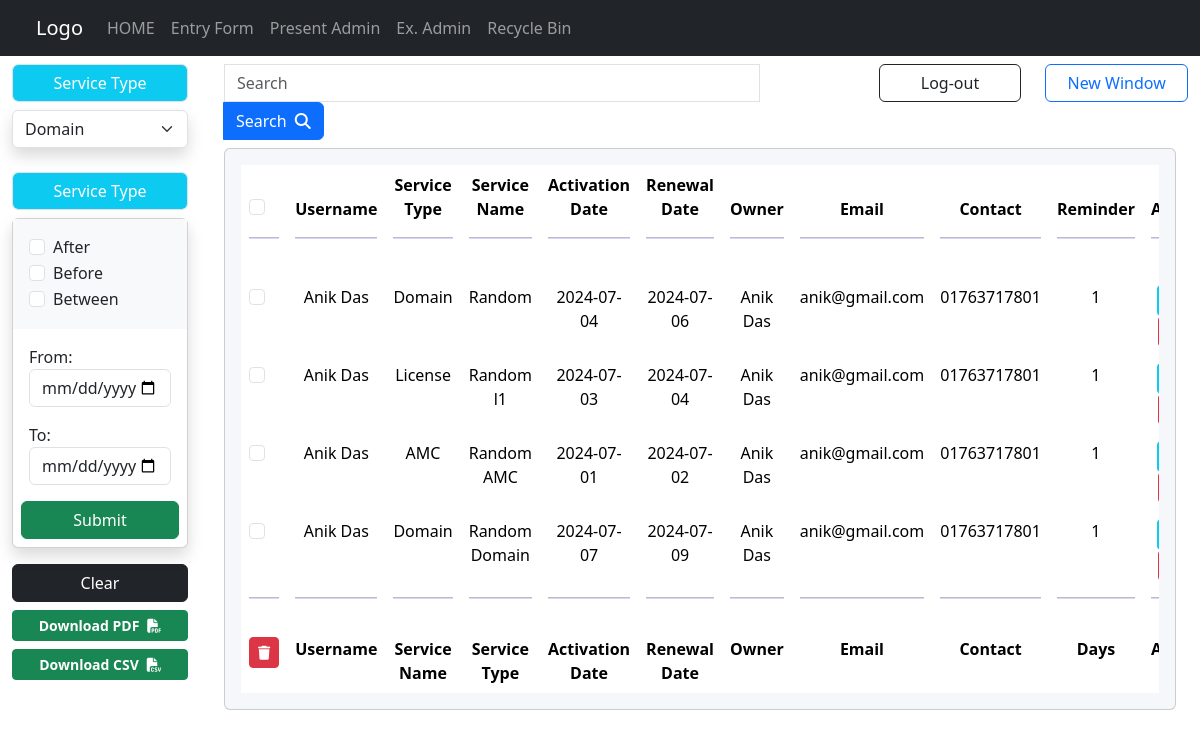
The page /collapsefunction/ (signed in) on the database its author committed.
### webapp/models.py (models this page shows, shortened)
class User(models.Model):
    id = models.AutoField(primary_key=True)
    name = models.CharField(max_length=255)
    service_name = models.CharField(max_length=255)
    service_type = models.CharField(max_length=255)
    active_date = models.CharField(max_length=255)
    renewal_date = models.CharField(max_length=255)
    owner = models.CharField(max_length=255)
    email = models.CharField(max_length=255)
    contact = models.CharField(max_length=255)
    days = models.CharField(max_length=255)

### webapp/views.py (the view)
# urls.py: path('collapsefunction/', views.collapsefunction, name='collapsefunction'),
@login_required(login_url='/signin/')
def collapsefunction(request):  # ============= Table View =============
    all_user = User.objects.all()
    context = {'userlist': all_user}
    return render(request, 'webapp/collapse.html', context)

### webapp/templates/webapp/collapse.html (shortened to what this page needs)
<!DOCTYPE html>
<html lang="en">
  <head>
    <link href="https://cdn.jsdelivr.net/npm/bootstrap@5.3.3/dist/css/bootstrap.min.css" rel="stylesheet" />
    <link rel="stylesheet" href="https://use.fontawesome.com/releases/v5.7.0/css/all.css" />
  </head>
    <body>
    {% include 'webapp/home_nav.html' %}
      <div class="container-fluid">
        <div class="row">
          <div class="col-md-2">
            {% include 'webapp/nav.html' %}
          </div>
          <div class="col-md-10 pt-2">
              <div class="row">
                <div class="col-md-8 ps-4 pb-2">
                  <form method="post" action="{% url 'table:table' %}">
                    <div class="input-group">
                      <div class="form-outline" data-mdb-input-init style="width:85%;">
                        <input type="search" placeholder="Search" class="form-control rounded-0" id="search_value" name="search_value" />
                      </div>
                      <button type="submit" class="btn btn-primary" data-mdb-ripple-init id="search" name="search" value="true">Search<i class="fas fa-search ps-2"></i></button>
                    </div>
                  </form>
                </div>
                <div class="col-md-2 pb-2">
                  <form method="post" action="{% url 'table:log_out' %}">
                      <button onclick="cookies()" type="submit" id="logout" name="logout" class="btn btn-outline-dark" style="width:100%;">Log-out</button>
                  </form>
                </div>
                <div class="col-md-2 pb-2">
                  <button onclick="domain_table_Function()" type="submit" style="width:100%;" class="btn btn-outline-primary" id="window_button" name="window_button" value="">New Window</button>
                </div>
              </div>
              {% include 'webapp/domain_table.html' %}
          </div>
        </div>
      </div>
    </body>
</html>

### webapp/templates/webapp/home_nav.html (shortened to what this page needs)
<nav class="navbar navbar-expand-sm bg-dark navbar-dark">
  <div class="container-fluid">
    <a class="navbar-brand ps-4" href="#">Logo</a>
    <div class="collapse navbar-collapse" id="collapsibleNavbar">
      <ul class="navbar-nav">
        <li class="nav-item">
          <a class="nav-link" href="/">HOME</a>
        </li>
        <li class="nav-item">
          <a class="nav-link" href="/display/">Entry Form</a>
        </li>
        <li class="nav-item">
          <a class="nav-link" href="/signin/">Present Admin</a>
        </li>
        <li class="nav-item">
          <a class="nav-link" href="/exadmin_signin/">Ex. Admin</a>
        </li>
        <li class="nav-item">
          <a class="nav-link" href="/recycle_signin/">Recycle Bin</a>
        </li>
      </ul>
    </div>
  </div>
</nav>

### webapp/templates/webapp/nav.html (shortened to what this page needs)
<section class="pt-2">
  <form method="post" action="{% url 'table:table' %}">
  <input class="form-control text-center bg-info" type="text" value="Service Type" style="width:100%; color:white;" readonly />
  <div data-mdb-input-init class="form-outline pt-2">
    <select class="form-select shadow" name="service_type" id="service_type" style="width:100%;">
      <option>Domain</option>
    </select>
  </div>
  <div id="date" class="pt-4">
    <div class="pb-2">
      <input class="form-control text-center bg-info" type="text" value="Service Type" style="width:100%; color:white;" readonly />
    </div>
    <section class="card shadow">
      <div class="card-body bg-light">
        <div class="form-check">
          <input onclick="domain_After_disableFunction()" class="form-check-input" value="true" type="checkbox" id="domain_After" name="domain_After" />
          <label class="form-check-label" for="domain_After">After</label>
        </div>
        <div class="form-check">
          <input onclick="domain_Before_disableFunction()" class="form-check-input" type="checkbox" value="" id="domain_Before" name="domain_Before"/>
          <label class="form-check-label" for="domain_Before">Before</label>
        </div>
        <div class="form-check">
          <input onclick="domain_Between_disableFunction()" class="form-check-input" type="checkbox" value="" id="domain_Between" name="domain_Between"/>
          <label class="form-check-label" for="domain_Between">Between</label>
        </div>
      </div>
      <label class="ps-3 pt-3">From:</label>
      <div class="md-form md-outline input-with-post-icon datepicker ps-3 pe-3">
        <input type="date" name="domain_active" id="domain_active_date" class="form-control" />
      </div>
      <label class="ps-3 pt-3">To:</label>
      <div class="md-form md-outline input-with-post-icon datepicker ps-3 pe-3">
        <input type="date" name="domain_renewal" id="domain_renewal_date" class="form-control" />
      </div>
      <div class="text-center p-2 pt-3">
        <button onclick="return display();" type="submit" style="width:100%;" data-mdb-button-init data-mdb-ripple-init class="btn btn-success" id="submit" name="table_submit">Submit</button>
      </div>
    </section>
  </div>
  <div class="pt-3">
  <button onclick="clear_cookies()" type="button" id="clear_all" class="btn btn-dark" style="width:100%">Clear</button>
    </div>
  </form>
    <div class="pt-2">
      <form method="post" action="{% url 'table:pdf' %}" target="_blank">
        <button onclick="pdf()" type="submit" class="btn btn-success btn-sm fw-bold" style="width:100%" name="pdf_button" id="pdf_button" value="true">
          Download PDF<i class="fa-solid fa-file-pdf ps-2"></i>
        </button>
      </form>
    </div>
  <div class="pt-2">
    <form method="post" action="{% url 'table:csv_file' %}">
      <button onclick="csv()" type="submit" class="btn btn-success btn-sm fw-bold" style="width:100%" name="csv_button" id="csv_button" value="true">Download CSV<i class="fa-solid fa-file-csv ps-2"></i></button>
    </form>
  </div>
</section>

### webapp/templates/webapp/domain_table.html (shortened to what this page needs)
<!DOCTYPE html>
<html lang="en">
  <head>
  </head>
    <body>
      <section class="intro">
        <div class="mask d-flex align-items-center h-100">
          <div class="container-fluid">
            <div class="row justify-content-center">
              <div class="col-12">
                <div class="card shadow-2-strong" style="background-color: #f5f7fa;">
                  <div class="card-body">
                    <div class="table-responsive">
                      <form id="myForm" method="post" action="{% url 'table:table_edit' %}">
                        <table class="table table-borderless mb-0 text-center">
                          <thead>
                            <tr>
                              <th scope="col">
                                <div class="form-check">
                                  <input class="form-check-input" type="checkbox" id="all_check" name="all_check" value="true" />
                                </div>
                              </th>
                              <th scope="col">Username</th>
                              <th scope="col">Service Type</th>
                              <th scope="col">Service Name</th>
                              <th scope="col">Activation Date</th>
                              <th scope="col">Renewal Date</th>
                              <th scope="col">Owner</th>
                              <th scope="col">Email</th>
                              <th scope="col">Contact</th>
                              <th scope="col">Reminder</th>
                              <th scope="col">Actions</th>
                            </tr>
                          </thead>
                          <tbody>
                            <tr>
                              <td scope="row">
                                <hr class="mb-4 mt-0 d-inline-block mx-auto" style="width: 100%; background-color: #7c4dff; height: 2px" />
                              </td>
                              <td>
                                <hr class="mb-4 mt-0 d-inline-block mx-auto" style="width: 100%; background-color: #7c4dff; height: 2px" />
                              </td>
                              <td>
                                <hr class="mb-4 mt-0 d-inline-block mx-auto" style="width: 100%; background-color: #7c4dff; height: 2px" />
                              </td>
                              <td>
                                <hr class="mb-4 mt-0 d-inline-block mx-auto" style="width: 100%; background-color: #7c4dff; height: 2px" />
                              </td>
                              <td>
                                <hr class="mb-4 mt-0 d-inline-block mx-auto" style="width: 100%; background-color: #7c4dff; height: 2px" />
                              </td>
                              <td>
                                <hr class="mb-4 mt-0 d-inline-block mx-auto" style="width: 100%; background-color: #7c4dff; height: 2px" />
                              </td>
                              <td>
                                <hr class="mb-4 mt-0 d-inline-block mx-auto" style="width: 100%; background-color: #7c4dff; height: 2px" />
                              </td>
                              <td>
                                <hr class="mb-4 mt-0 d-inline-block mx-auto" style="width: 100%; background-color: #7c4dff; height: 2px" />
                              </td>
                              <td>
                                <hr class="mb-4 mt-0 d-inline-block mx-auto" style="width: 100%; background-color: #7c4dff; height: 2px" />
                              </td>
                              <td>
                                <hr class="mb-4 mt-0 d-inline-block mx-auto" style="width: 100%; background-color: #7c4dff; height: 2px" />
                              </td>
                              <td>
                                <hr class="mb-4 mt-0 d-inline-block mx-auto" style="width: 100%; background-color: #7c4dff; height: 2px" />
                              </td>
                            </tr>
                            {% for x in userlist %}
                              <tr>
                                <th scope="row">
                                  <div class="form-check">
                                    <input class="form-check-input" type="checkbox" id="check" name="check[]" value="{{ x.id }}" />
                                  </div>
                                </th>
                                <td>{{ x.name }}</td>
                                <td>{{ x.service_type }}</td>
                                <td>{{ x.service_name }}</td>
                                <td>{{ x.active_date }}</td>
                                <td>{{ x.renewal_date }}</td>
                                <td>{{ x.owner }}</td>
                                <td>{{ x.email }}</td>
                                <td>{{ x.contact }}</td>
                                <td>{{ x.days }}</td>
                                <td>
                                  <button type="submit" class="btn btn-info btn-sm px-3" name="edit_info" value="{{ x.id }}"></button>
                                </td>
                              </tr>
                            {% endfor %}
                            <tr>
                              <td scope="row">
                                <hr class="mt-0 d-inline-block mx-auto" style="width: 100%; background-color: #7c4dff; height: 2px" />
                              </td>
                              <td>
                                <hr class="mt-0 d-inline-block mx-auto" style="width: 100%; background-color: #7c4dff; height: 2px" />
                              </td>
                              <td>
                                <hr class="mt-0 d-inline-block mx-auto" style="width: 100%; background-color: #7c4dff; height: 2px" />
                              </td>
                              <td>
                                <hr class="mt-0 d-inline-block mx-auto" style="width: 100%; background-color: #7c4dff; height: 2px" />
                              </td>
                              <td>
                                <hr class="mt-0 d-inline-block mx-auto" style="width: 100%; background-color: #7c4dff; height: 2px" />
                              </td>
                              <td>
                                <hr class="mt-0 d-inline-block mx-auto" style="width: 100%; background-color: #7c4dff; height: 2px" />
                              </td>
                              <td>
                                <hr class="mt-0 d-inline-block mx-auto" style="width: 100%; background-color: #7c4dff; height: 2px" />
                              </td>
                              <td>
                                <hr class="mt-0 d-inline-block mx-auto" style="width: 100%; background-color: #7c4dff; height: 2px" />
                              </td>
                              <td>
                                <hr class="mt-0 d-inline-block mx-auto" style="width: 100%; background-color: #7c4dff; height: 2px" />
                              </td>
                              <td>
                                <hr class="mt-0 d-inline-block mx-auto" style="width: 100%; background-color: #7c4dff; height: 2px" />
                              </td>
                              <td>
                                <hr class="mt-0 d-inline-block mx-auto" style="width: 100%; background-color: #7c4dff; height: 2px" />
                              </td>
                            </tr>
                            <tr class="fw-bold">
                              <td scope="col">
                                <button type="submit" class="btn btn-danger btn-sm" name="delete_button" id="delete_button" value="true"><i class="fa-solid fa-trash"></i></button>
                              </td>
                              <td scope="col">Username</td>
                              <td scope="col">Service Name</td>
                              <td scope="col">Service Type</td>
                              <td scope="col">Activation Date</td>
                              <td scope="col">Renewal Date</td>
                              <td scope="col">Owner</td>
                              <td scope="col">Email</td>
                              <td scope="col">Contact</td>
                              <td scope="col">Days</td>
                              <td scope="col">Actions</td>
                            </tr>
                          </tbody>
                        </table>
                      </form>
                    </div>
                  </div>
                </div>
              </div>
            </div>
          </div>
        </div>
      </section>
    </body>
</html>

### rows shown on the page
User: name "Anik Das", service_type "Domain", service_name "Random", active_date "2024-07-04", renewal_date "2024-07-06", owner "Anik Das", email "anik@gmail.com", contact "01763717801", days "1", {{ x.id }} 196 (drawn)
User: name "Anik Das", service_type "License", service_name "Random l1", active_date "2024-07-03", renewal_date "2024-07-04", owner "Anik Das", email "anik@gmail.com", contact "01763717801", days "1", {{ x.id }} 207 (drawn)
User: name "Anik Das", service_type "AMC", service_name "Random AMC", active_date "2024-07-01", renewal_date "2024-07-02", owner "Anik Das", email "anik@gmail.com", contact "01763717801", days "1", {{ x.id }} 210 (drawn)
User: name "Anik Das", service_type "Domain", service_name "Random Domain", active_date "2024-07-07", renewal_date "2024-07-09", owner "Anik Das", email "anik@gmail.com", contact "01763717801", days "1", {{ x.id }} 213 (drawn)
